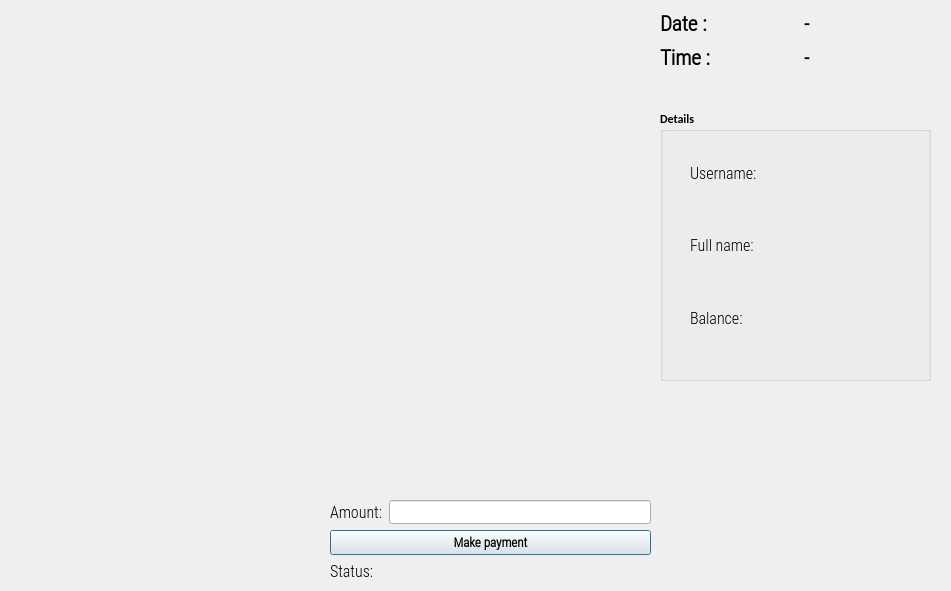
<?xml version="1.0" encoding="UTF-8"?>
<ui version="4.0">
 <class>OutputDialog</class>
 <widget class="QDialog" name="OutputDialog">
  <property name="geometry">
   <rect>
    <x>0</x>
    <y>0</y>
    <width>951</width>
    <height>591</height>
   </rect>
  </property>
  <property name="minimumSize">
   <size>
    <width>0</width>
    <height>0</height>
   </size>
  </property>
  <property name="maximumSize">
   <size>
    <width>1280</width>
    <height>720</height>
   </size>
  </property>
  <property name="font">
   <font>
    <family>Calibri</family>
    <weight>75</weight>
    <bold>true</bold>
   </font>
  </property>
  <property name="windowTitle">
   <string>Glance - Face Recognition Payment App</string>
  </property>
  <property name="windowIcon">
   <iconset resource="resource.qrc">
    <normaloff>:/icon/icon.png</normaloff>:/icon/icon.png</iconset>
  </property>
  <widget class="QLabel" name="imgLabel">
   <property name="geometry">
    <rect>
     <x>10</x>
     <y>10</y>
     <width>640</width>
     <height>480</height>
    </rect>
   </property>
   <property name="minimumSize">
    <size>
     <width>4</width>
     <height>0</height>
    </size>
   </property>
   <property name="maximumSize">
    <size>
     <width>640</width>
     <height>480</height>
    </size>
   </property>
   <property name="text">
    <string/>
   </property>
  </widget>
  <widget class="QWidget" name="gridLayoutWidget">
   <property name="geometry">
    <rect>
     <x>660</x>
     <y>10</y>
     <width>281</width>
     <height>61</height>
    </rect>
   </property>
   <layout class="QGridLayout" name="gridLayout_2">
    <item row="0" column="0">
     <widget class="QLabel" name="label">
      <property name="font">
       <font>
        <family>Roboto Condensed Light</family>
        <pointsize>16</pointsize>
        <weight>75</weight>
        <bold>true</bold>
       </font>
      </property>
      <property name="text">
       <string>Date :</string>
      </property>
     </widget>
    </item>
    <item row="0" column="1">
     <widget class="QLabel" name="Date_Label">
      <property name="font">
       <font>
        <family>Roboto Condensed Light</family>
        <pointsize>15</pointsize>
        <weight>75</weight>
        <bold>true</bold>
       </font>
      </property>
      <property name="text">
       <string>-</string>
      </property>
     </widget>
    </item>
    <item row="1" column="0">
     <widget class="QLabel" name="label_2">
      <property name="font">
       <font>
        <family>Roboto Condensed Light</family>
        <pointsize>16</pointsize>
        <weight>75</weight>
        <bold>true</bold>
       </font>
      </property>
      <property name="text">
       <string>Time :</string>
      </property>
     </widget>
    </item>
    <item row="1" column="1">
     <widget class="QLabel" name="Time_Label">
      <property name="font">
       <font>
        <family>Roboto Condensed Light</family>
        <pointsize>15</pointsize>
        <weight>75</weight>
        <bold>true</bold>
       </font>
      </property>
      <property name="text">
       <string>-</string>
      </property>
     </widget>
    </item>
   </layout>
  </widget>
  <widget class="QGroupBox" name="groupBox">
   <property name="geometry">
    <rect>
     <x>660</x>
     <y>110</y>
     <width>271</width>
     <height>271</height>
    </rect>
   </property>
   <property name="title">
    <string>Details</string>
   </property>
   <widget class="QWidget" name="verticalLayoutWidget">
    <property name="geometry">
     <rect>
      <x>30</x>
      <y>30</y>
      <width>100</width>
      <height>211</height>
     </rect>
    </property>
    <layout class="QVBoxLayout" name="verticalLayout">
     <item>
      <widget class="QLabel" name="label_3">
       <property name="font">
        <font>
         <family>Roboto Condensed Light</family>
         <pointsize>12</pointsize>
         <weight>50</weight>
         <bold>false</bold>
        </font>
       </property>
       <property name="text">
        <string>Username:</string>
       </property>
      </widget>
     </item>
     <item>
      <widget class="QLabel" name="label_4">
       <property name="font">
        <font>
         <family>Roboto Condensed Light</family>
         <pointsize>12</pointsize>
         <weight>50</weight>
         <bold>false</bold>
        </font>
       </property>
       <property name="text">
        <string>Full name:</string>
       </property>
      </widget>
     </item>
     <item>
      <widget class="QLabel" name="label_5">
       <property name="font">
        <font>
         <family>Roboto Condensed Light</family>
         <pointsize>12</pointsize>
         <weight>50</weight>
         <bold>false</bold>
        </font>
       </property>
       <property name="text">
        <string>Balance:</string>
       </property>
      </widget>
     </item>
    </layout>
   </widget>
   <widget class="QWidget" name="verticalLayoutWidget_2">
    <property name="geometry">
     <rect>
      <x>120</x>
      <y>30</y>
      <width>131</width>
      <height>211</height>
     </rect>
    </property>
    <layout class="QVBoxLayout" name="verticalLayout_2">
     <item>
      <widget class="QLabel" name="UsernameLabel">
       <property name="font">
        <font>
         <family>Roboto Condensed Light</family>
         <pointsize>12</pointsize>
         <weight>50</weight>
         <bold>false</bold>
        </font>
       </property>
       <property name="text">
        <string/>
       </property>
      </widget>
     </item>
     <item>
      <widget class="QLabel" name="FullnameLabel">
       <property name="font">
        <font>
         <family>Roboto Condensed Light</family>
         <pointsize>12</pointsize>
         <weight>50</weight>
         <bold>false</bold>
        </font>
       </property>
       <property name="text">
        <string/>
       </property>
      </widget>
     </item>
     <item>
      <widget class="QLabel" name="BalanceLabel">
       <property name="font">
        <font>
         <family>Roboto</family>
         <pointsize>12</pointsize>
         <weight>50</weight>
         <bold>false</bold>
        </font>
       </property>
       <property name="text">
        <string/>
       </property>
      </widget>
     </item>
    </layout>
   </widget>
  </widget>
  <widget class="QWidget" name="verticalLayoutWidget_3">
   <property name="geometry">
    <rect>
     <x>330</x>
     <y>500</y>
     <width>321</width>
     <height>81</height>
    </rect>
   </property>
   <layout class="QVBoxLayout" name="verticalLayout_3">
    <item>
     <layout class="QHBoxLayout" name="horizontalLayout_2">
      <item>
       <widget class="QLabel" name="label_7">
        <property name="font">
         <font>
          <family>Roboto Condensed Light</family>
          <pointsize>12</pointsize>
          <weight>50</weight>
          <bold>false</bold>
         </font>
        </property>
        <property name="text">
         <string>Amount:</string>
        </property>
       </widget>
      </item>
      <item>
       <widget class="QLineEdit" name="lineEdit"/>
      </item>
     </layout>
    </item>
    <item>
     <widget class="QPushButton" name="PayButton">
      <property name="font">
       <font>
        <family>Roboto Condensed Light</family>
        <pointsize>10</pointsize>
        <weight>75</weight>
        <bold>true</bold>
       </font>
      </property>
      <property name="text">
       <string>Make payment</string>
      </property>
      <property name="checkable">
       <bool>true</bool>
      </property>
     </widget>
    </item>
    <item>
     <layout class="QHBoxLayout" name="horizontalLayout">
      <item>
       <widget class="QLabel" name="label_6">
        <property name="font">
         <font>
          <family>Roboto Condensed Light</family>
          <pointsize>12</pointsize>
          <weight>50</weight>
          <bold>false</bold>
         </font>
        </property>
        <property name="text">
         <string>Status:</string>
        </property>
       </widget>
      </item>
      <item>
       <widget class="QLabel" name="StatusLabel">
        <property name="font">
         <font>
          <family>Roboto</family>
          <pointsize>12</pointsize>
          <weight>50</weight>
          <bold>false</bold>
         </font>
        </property>
        <property name="text">
         <string/>
        </property>
       </widget>
      </item>
     </layout>
    </item>
   </layout>
  </widget>
 </widget>
 <resources>
  <include location="resource.qrc"/>
 </resources>
 <connections/>
</ui>
